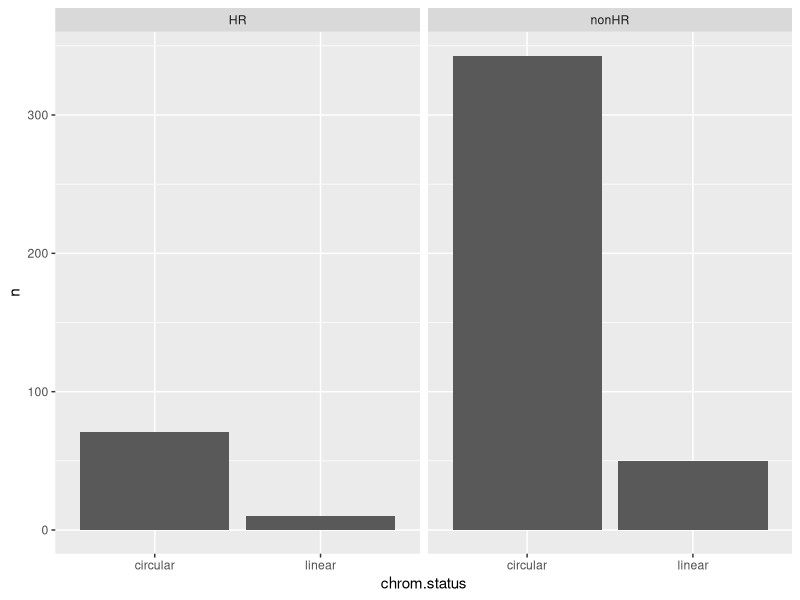

Generate this figure with R:
## ---- chunk 1
library(readr)
library(dplyr)
library(knitr)
data_strain <- read_csv("data/features_strain.csv", na = c("NA", "-Inf"))

# TWO SCHEMES IN TWO FILES
hr_testing12 <- read_csv("data/heteroresistance_testing.csv", col_select = c(strain, Gr12)) %>% 
  filter(!is.na(strain)) %>% 
  rename("resistance" = Gr12 )

data_strain <- data_strain %>% 
  left_join(hr_testing12, by = "strain")

data_strain <- data_strain %>% 
  mutate(n.beta.lac.3 = factor(ifelse(n.beta.lac > 3, "yes", "no"))) %>% 
  mutate(n.beta.lac.4 = factor(ifelse(n.beta.lac > 4, "yes", "no"))) %>% 
  relocate(n.beta.lac.3, n.beta.lac.4, .before = "n.plasmids") %>% 
  filter(resistance != "R") %>% 
  mutate(resistance = factor(resistance, levels = c("HR", "nonHR")),
         chrom.status = factor(chrom.status))

hr_testing12 %>% 
  group_by(resistance) %>% 
  count() %>% 
  kable()
## ---- chunk 2
library(ggplot2)
data_strain %>% 
  group_by(resistance, chrom.status) %>% 
  count() %>% 
  ggplot(aes(chrom.status, n)) +
  geom_col(position = "dodge") + 
  facet_grid(cols = vars(resistance))
